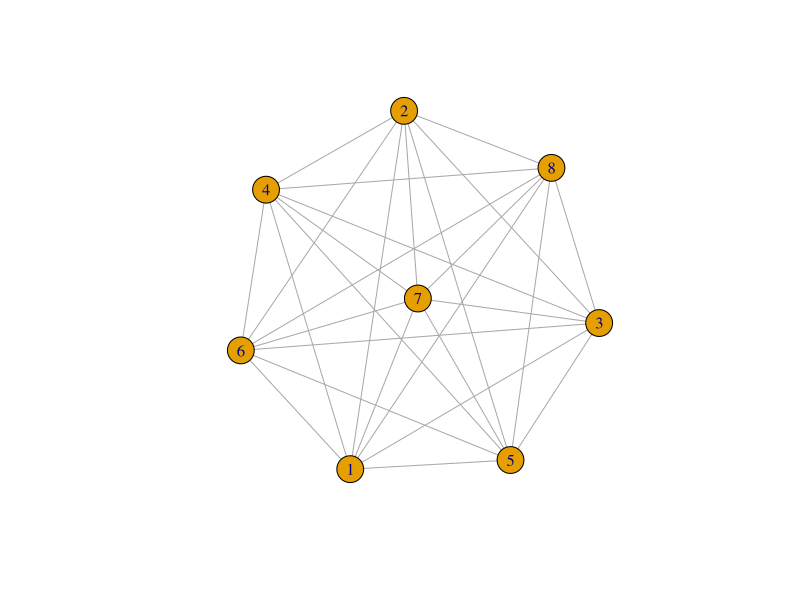
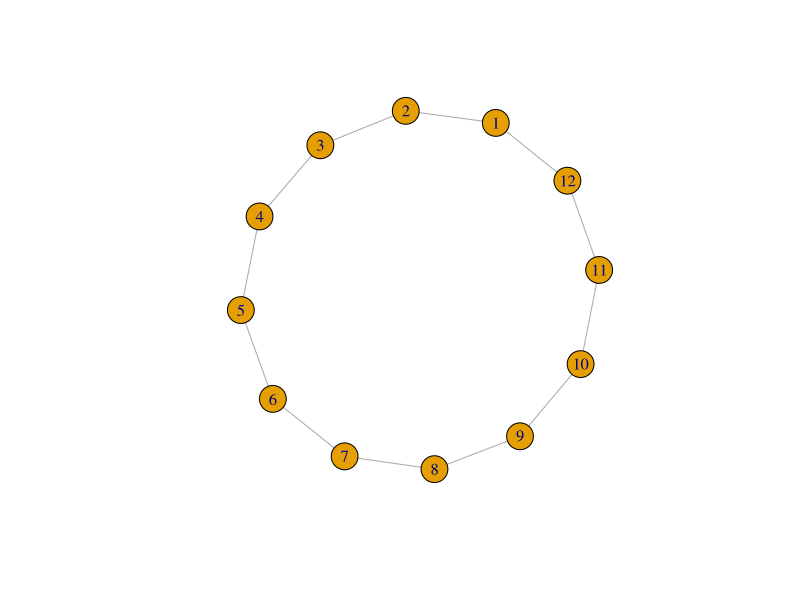
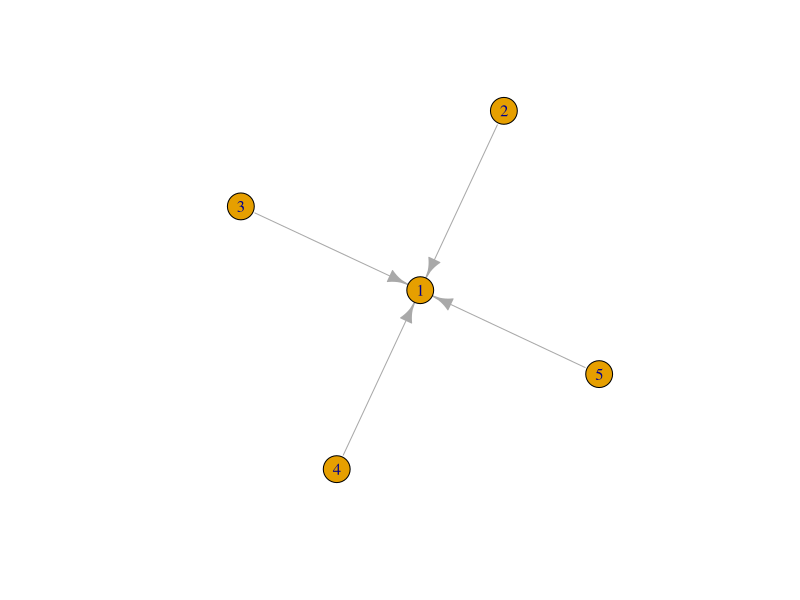
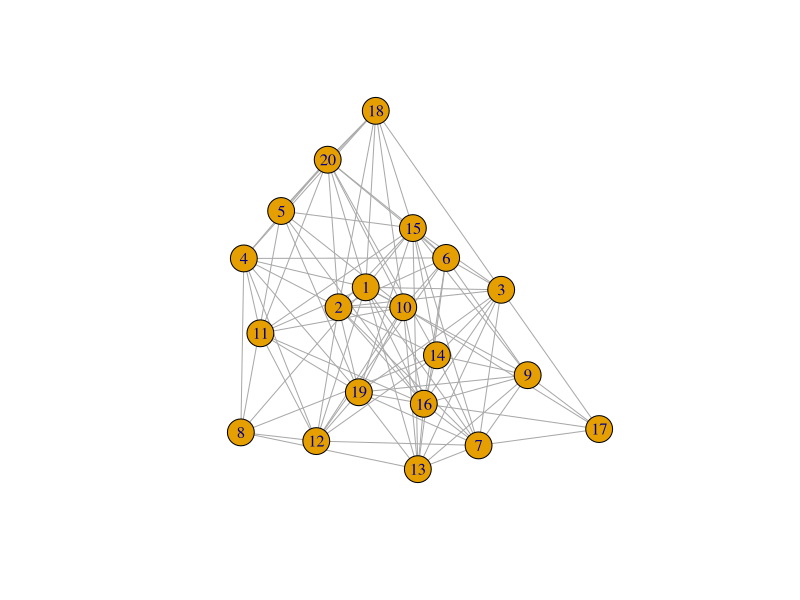
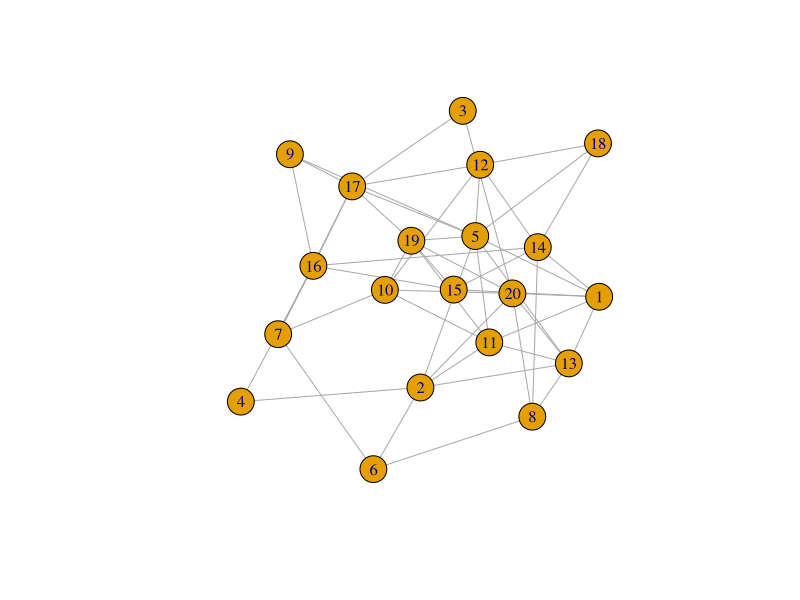

R code for these plots, in order:
library(igraph)
library(sna)

# make social network graphs 

# make full graph 
Ggraph <- make_full_graph(8, directed = FALSE, loops = FALSE)
		plot(Ggraph) # 8 nodes/vertices and the graph has non-directional links 

# Ring
ring1 <- make_ring(12, directed = FALSE, 
                   mutual = FALSE, 
                   circular = TRUE)
		plot(ring1)
		# 12 nodes, undirected links, circular 

# Star 
star1 <- make_star(5, center = 1)
		plot(star1)

# gnp model 
gnp1 <- sample_gnp(20, 0.5, directed = FALSE, loops = FALSE)
		# gnp model looks at the probability for drawing an edge 
		# between two arbitrary vertices  
		plot(gnp1)

# gnm model 
gnm1 <- sample_gnm(20, 50, directed = FALSE, loops = FALSE)
		# gnm model looks at the number of edges in the graph
		plot(gnm1)

# preferential attachment
gpa1 <- sample_pa(20, power = 1)
		# power gives the edges weight 
